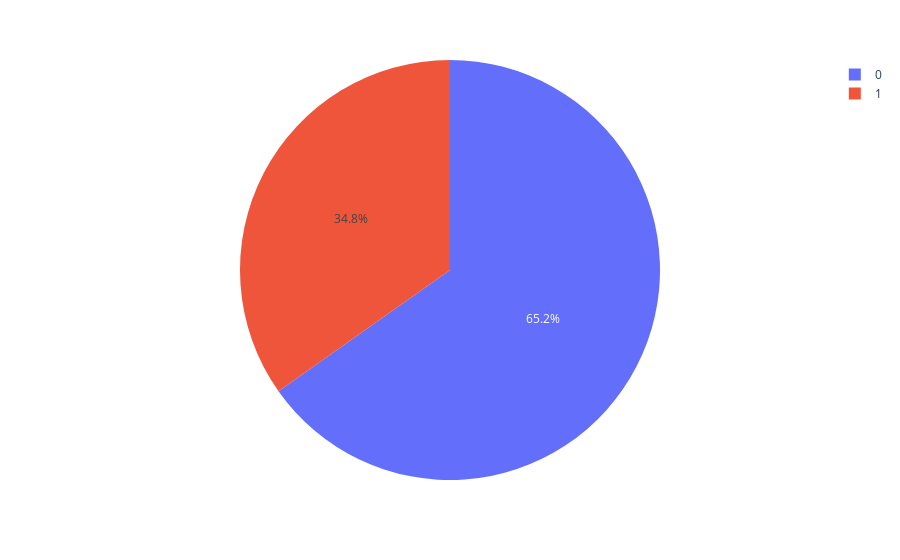

Notebook code for this chart:
### Code cell
# Non pondéré

pie, bar = graphique_univarie(interet="interest", df = X_train_interest, weights=no_w_train)
pie

### Figure 1 — Plotly figure (JSON) as saved in the notebook; plotly's stock layout.template omitted (floating-point values rounded to 4 significant figures)
{"data": [{"domain": {"x": [0, 1], "y": [0, 1]}, "hovertemplate": "effectif=%{label}<br>count=%{value}<extra></extra>", "labels": [1.0, 0.0], "legendgroup": "", "name": "", "showlegend": true, "type": "pie", "values": [2754.0, 5161.0]}], "layout": {"legend": {"tracegroupgap": 0}, "margin": {"t": 60}}}
